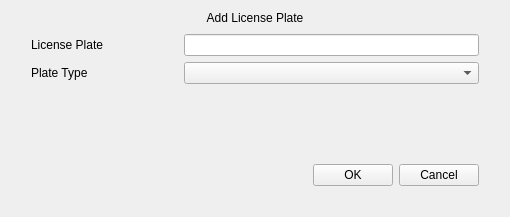
<?xml version="1.0" encoding="UTF-8"?>
<ui version="4.0">
 <class>LicensePlateAdd</class>
 <widget class="QWidget" name="LicensePlateAdd">
  <property name="geometry">
   <rect>
    <x>0</x>
    <y>0</y>
    <width>510</width>
    <height>217</height>
   </rect>
  </property>
  <property name="windowTitle">
   <string>Dialog</string>
  </property>
  <layout class="QVBoxLayout" name="verticalLayout">
   <property name="spacing">
    <number>0</number>
   </property>
   <item>
    <widget class="QLabel" name="label_title">
     <property name="text">
      <string>Add License Plate</string>
     </property>
     <property name="alignment">
      <set>Qt::AlignCenter</set>
     </property>
    </widget>
   </item>
   <item>
    <widget class="QWidget" name="widget_background" native="true">
     <property name="sizePolicy">
      <sizepolicy hsizetype="Preferred" vsizetype="Expanding">
       <horstretch>0</horstretch>
       <verstretch>0</verstretch>
      </sizepolicy>
     </property>
     <property name="focusPolicy">
      <enum>Qt::StrongFocus</enum>
     </property>
     <layout class="QVBoxLayout" name="verticalLayout_2">
      <property name="leftMargin">
       <number>20</number>
      </property>
      <property name="rightMargin">
       <number>20</number>
      </property>
      <property name="bottomMargin">
       <number>20</number>
      </property>
      <item>
       <layout class="QGridLayout" name="gridLayout">
        <item row="0" column="1">
         <widget class="MyLineEdit" name="lineEdit_licensePlate">
          <property name="sizePolicy">
           <sizepolicy hsizetype="Expanding" vsizetype="Fixed">
            <horstretch>2</horstretch>
            <verstretch>0</verstretch>
           </sizepolicy>
          </property>
          <property name="maxLength">
           <number>64</number>
          </property>
         </widget>
        </item>
        <item row="0" column="0">
         <widget class="QLabel" name="label_licensePlate">
          <property name="sizePolicy">
           <sizepolicy hsizetype="Preferred" vsizetype="Preferred">
            <horstretch>1</horstretch>
            <verstretch>0</verstretch>
           </sizepolicy>
          </property>
          <property name="text">
           <string>License Plate</string>
          </property>
         </widget>
        </item>
        <item row="1" column="0">
         <widget class="QLabel" name="label_plateType">
          <property name="sizePolicy">
           <sizepolicy hsizetype="Preferred" vsizetype="Preferred">
            <horstretch>1</horstretch>
            <verstretch>0</verstretch>
           </sizepolicy>
          </property>
          <property name="text">
           <string>Plate Type</string>
          </property>
         </widget>
        </item>
        <item row="1" column="1">
         <widget class="ComboBox" name="comboBox_plateType"/>
        </item>
       </layout>
      </item>
      <item>
       <spacer name="verticalSpacer">
        <property name="orientation">
         <enum>Qt::Vertical</enum>
        </property>
        <property name="sizeHint" stdset="0">
         <size>
          <width>20</width>
          <height>59</height>
         </size>
        </property>
       </spacer>
      </item>
      <item>
       <layout class="QHBoxLayout" name="horizontalLayout_2">
        <item>
         <spacer name="horizontalSpacer">
          <property name="orientation">
           <enum>Qt::Horizontal</enum>
          </property>
          <property name="sizeHint" stdset="0">
           <size>
            <width>40</width>
            <height>20</height>
           </size>
          </property>
         </spacer>
        </item>
        <item>
         <widget class="QPushButton" name="pushButton_ok">
          <property name="text">
           <string>OK</string>
          </property>
         </widget>
        </item>
        <item>
         <widget class="QPushButton" name="pushButton_cancel">
          <property name="text">
           <string>Cancel</string>
          </property>
         </widget>
        </item>
       </layout>
      </item>
     </layout>
    </widget>
   </item>
  </layout>
 </widget>
 <customwidgets>
  <customwidget>
   <class>ComboBox</class>
   <extends>QComboBox</extends>
   <header>combobox.h</header>
  </customwidget>
  <customwidget>
   <class>MyLineEdit</class>
   <extends>QLineEdit</extends>
   <header>mylineedit.h</header>
  </customwidget>
 </customwidgets>
 <resources/>
 <connections/>
</ui>
